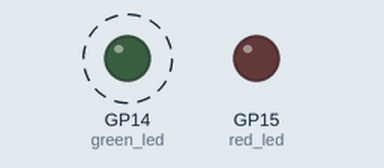
Simulated run of this program. Board: Raspberry Pi Pico running MicroPython. Parts: output pins drawn as LEDs (lit = HIGH). Dashed ring = blinking. What the program prints to the serial console is not drawn. At 100.0 s the program stops and its outputs stay as they are.

Above: at 0.5 s.
At 3.5 s:
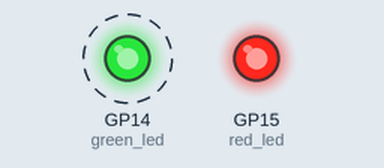
Timing chart, 0 to 5.2 s (numbered marks = the images above):
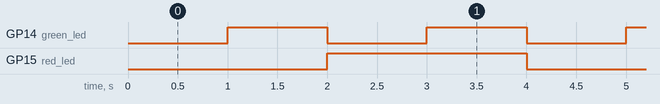

Measured:
- by itself, GP14 (green_led): alternates HIGH for 1.0 s and LOW for 1.0 s
- by itself, GP15 (red_led): alternates HIGH for 2.0 s and LOW for 2.0 s
- by itself, everything shown: repeats every 4.0 s, in 4 steps

The program:

main2.py
```python
from machine import Timer, Pin

green_led = Pin(14, Pin.OUT)
green_count = 0

def green_led_mycallback(t):
    global green_count
    green_count += 1
    print(f"green_led目前執行:{green_count}次")
    green_led.toggle()

    if green_count == 100:
        t.deinit()

green_led_timer = Timer(mode=Timer.PERIODIC, period=1000, callback=green_led_mycallback)

red_led = Pin(15, Pin.OUT)
red_count = 0

def red_led_mycallback(t):
    global red_count
    red_count += 1
    print(f"red_led目前執行:{red_count}次")
    red_led.toggle()

    if red_count == 50:
        t.deinit()

red_led_timer = Timer(mode=Timer.PERIODIC, period=2000, callback=red_led_mycallback)
```
